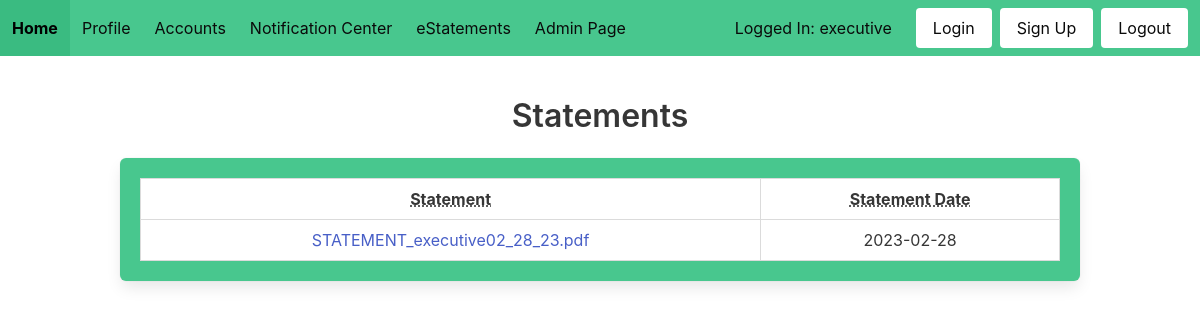
Screenshot of /view_eStatements/ (signed in) with the database file from the repository.
### models.py (models this page shows)
class User(UserMixin, db.Model):
    id = db.Column(db.Integer, primary_key=True)
    username = db.Column(db.String(100), unique=True)
    password = db.Column(db.String(100))
    name = db.Column(db.String(1000))

class Statements(db.Model):
    id = db.Column(db.Integer, primary_key=True)
    username = db.Column(db.String(100))
    date = db.Column(db.Date)
    name = db.Column(db.String(100))
    path = db.Column(db.String(1000))

### main.py (the view)
@main.route('/view_eStatements/', methods=['GET','POST'])
@login_required
def view_eStatements():
    statements = Statements.query.filter_by(username=current_user.username)
    filenames = {}
    for statement in statements:
        filenames[statement.id] = Path(statement.path).parts[-1]
    return render_template('eStatements.html', statements=statements, filenames=filenames)

### app.py (called while the page is built)
def create_app():
    app = Flask(__name__)
    cf = open('app_config.json', 'r')
    config = json.load(cf)
    cf.close()
    app.config['SECRET_KEY'] = config['SECRET_KEY']
    app.config['SQLALCHEMY_DATABASE_URI'] = config['SQLALCHEMY_DATABASE_URI']
    app.config['PROJECT_ROOT'] = Path(os.path.realpath(os.path.dirname(__file__)))
    db.init_app(app)
    from auth import auth
    app.register_blueprint(auth)
    from main import main
    app.register_blueprint(main)
    from admin import admin
    app.register_blueprint(admin)
    login_manager = LoginManager()
    login_manager.login_view = 'auth.login'
    login_manager.init_app(app)
    from models import User
    @login_manager.user_loader
    def load_user(id):
        return User.query.get(int(id))
    return app

### templates/eStatements.html
{% extends "form_base.html" %}
{% block content %}
<h1 class="title">Statements</h1>
<div class="box has-background-success">
    <table class="table is-fullwidth is-striped is-hoverable is-bordered">
        <thead>
            <tr>
                <th><abbr title="Statement">Statement</abbr></th>
                <th><abbr title="Statement Date">Statement Date</abbr></th>
            </tr>
        </thead>
        <tbody>
            {% for statement in statements %}
                <tr>
                    <td><a href="{{ url_for('main.get_eStatement', id=statement.id) }}">{{ filenames[statement.id] }}</a></td>
                    <td>{{ statement.date }}</td>
                </tr>
            {% endfor %}
        </tbody>
    </table>
</div>
{% endblock %}

### templates/form_base.html (shortened to what this page needs)
<!DOCTYPE html>
<html>
<head>
    <link rel="stylesheet" href="https://cdnjs.cloudflare.com/ajax/libs/bulma/0.7.2/css/bulma.min.css" />
</head>
<body>
    <nav class="navbar is-success is-fixed-top">
        <div class="navbar-brand is-success">
            <a class="navbar-item has-text-black is-success" href="{{ url_for('main.home') }}">
                <strong>Home</strong>
            </a>
        </div>
        <div class="navbar-menu has-background-success" id="nav-links">
            <div class="navbar-start">
                <a href="{{ url_for('main.profile') }}" class="navbar-item has-text-black">Profile</a>
                <div class="navbar-item has-dropdown is-hoverable">
                    <a class="navbar-link has-text-black is-arrowless">Accounts</a>
                </div>
                <a href="{{ url_for('main.alerts') }}" class="navbar-item has-text-black">Notification Center</a>
                <a href="{{ url_for('main.view_eStatements') }}" class="navbar-item has-text-black">eStatements</a>
                {% if current_user.id == 1 %}
                    <a href="{{ url_for('admin.bank_settings') }}" class="navbar-item has-text-black">Admin Page</a>
                {% endif %}
            </div>
            <div class="navbar-end is-success">
                {% if current_user.is_authenticated %}
                    <p class="navbar-item has-text-black">Logged In: {{ current_user.username }}</p>
                {% endif %}
                <div class="navbar-item">
                    <div class="buttons">
                        <a href="{{ url_for('auth.login') }}" class="button is-white">Login</a>
                        <a href="{{ url_for('auth.signup') }}" class="button is-white">Sign Up</a>
                        <a href="{{ url_for('auth.logout') }}" class="button is-white">Logout</a>
                    </div>
                </div>
            </div>
        </div>
    </nav>
    <div class="hero-body">
        <div class="container has-text-centered">
            {% block content %}
            {% endblock %}
        </div>
    </div>
</body>
</html>

### rows the page displays
User: username "executive"
Statements: filenames "STATEMENT_executive02_28_23.pdf", date "2023-02-28"
